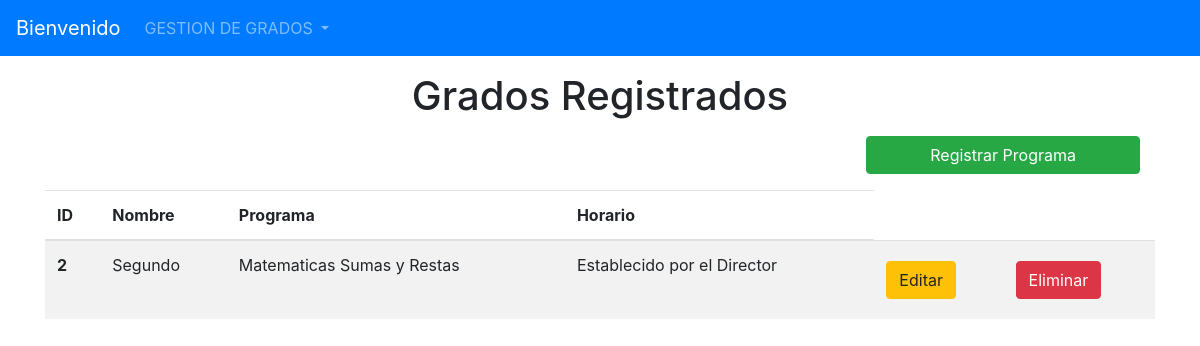
Page /listarGrados/ on the earlier database version.
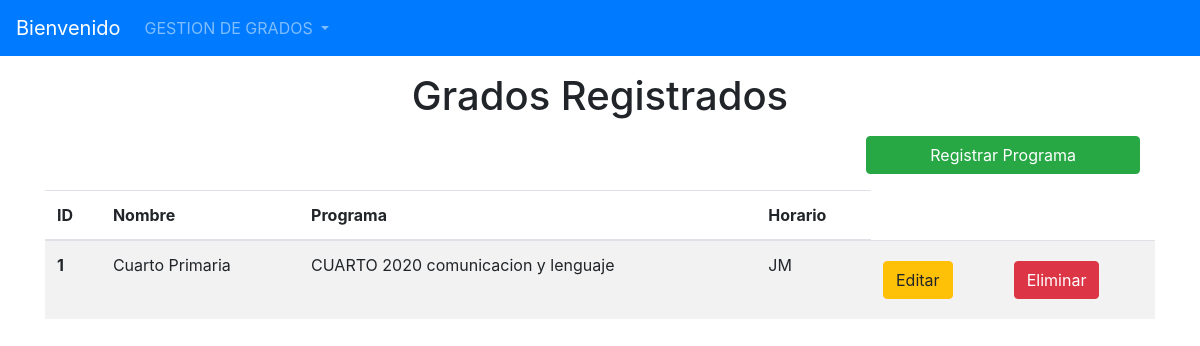
Same page on the later database version.
### Models/Grado/models.py (models this page shows, shortened)
class Grado(models.Model):
    id_grado = models.AutoField(primary_key=True)
    Nombre = models.CharField(max_length=30)
    programa_id_prog = models.ForeignKey(Programa, on_delete=models.CASCADE)
    horario_id_hora = models.ForeignKey(Horario, on_delete=models.CASCADE)

### Models/Programa/models.py (models this page shows)
class Programa(models.Model):
    id_prog= models.AutoField(primary_key=True)
    Contenidocbn =  models.CharField(max_length=30)
    Descripcion = models.CharField(max_length=30)
    def __str__(self):
        return '{} {}'.format(self.Contenidocbn, self.Descripcion)

### Models/Horario/models.py (models this page shows)
class Horario(models.Model):
    id_hora= models.AutoField(primary_key=True)
    Descripcion= models.CharField(max_length=30)
    def __str__(self):
        return self.Descripcion

### Models/Grado/views.py (the view)
# urls.py: path("listarGrados/", FormularioGradoView.listar_grado, name='listarGrados'),
    def listar_grado(request):
            grados = Grado.objects.all()
            return render(request, "ListaGrado.html", {"lb_grados": grados})

### Templates/ListaGrado.html (shortened to what this page needs)
{% extends 'index.html' %}
{% block content  %}
    <h1 align="center">Grados Registrados</h1>
        <div class="row col-12 justify-content-end mb-2 pr-0">
        <a class="btn btn-success col-md-3" href="{% url 'registrarGrado' %}">Registrar Programa</a>
        </div>
<table class="table table-striped">
  <thead>
    <tr>
      <th scope="col">ID</th>
      <th scope="col">Nombre</th>
        <th scope="col">Programa</th>
        <th scope="col">Horario</th>
    </tr>
  </thead>
  <tbody>
  {% for grados in lb_grados %}
     <tr>
      <th scope="row">{{ grados.id_grado }}</th>
      <td>{{ grados.Nombre }}</td>
      <td>{{ grados.programa_id_prog }}</td>
      <td>{{ grados.horario_id_hora }}</td>
                        <td>
                            <a href="{% url 'modificarGrados' grados.pk %}" class="btn btn-warning btn-icon-split">
                                <span class="text">Editar</span>
                            </a>
                        </td>
                          <td>
                            <a href="{% url 'eliminarGrados' grados.pk %}" class="btn btn-danger btn-icon-split">
                                <span class="text">Eliminar</span>
                            </a>
                        </td>
  {% endfor %}
  </tbody>
</table>
{% endblock %}>

Differences in the rows shown:
removed Grado: id_grado "2", Nombre "Segundo", programa_id_prog "Matematicas Sumas y Restas", horario_id_hora "Establecido por el Director"
added Grado: id_grado "1", Nombre "Cuarto Primaria", programa_id_prog "CUARTO 2020 comunicacion y lenguaje", horario_id_hora "JM"
